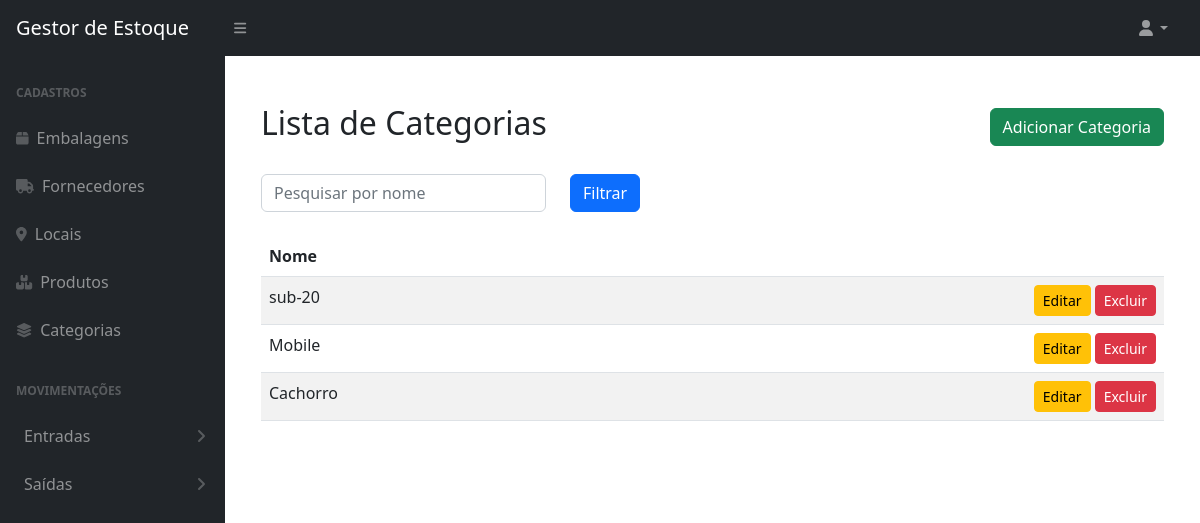
Page /categorias/ on the earlier database version.
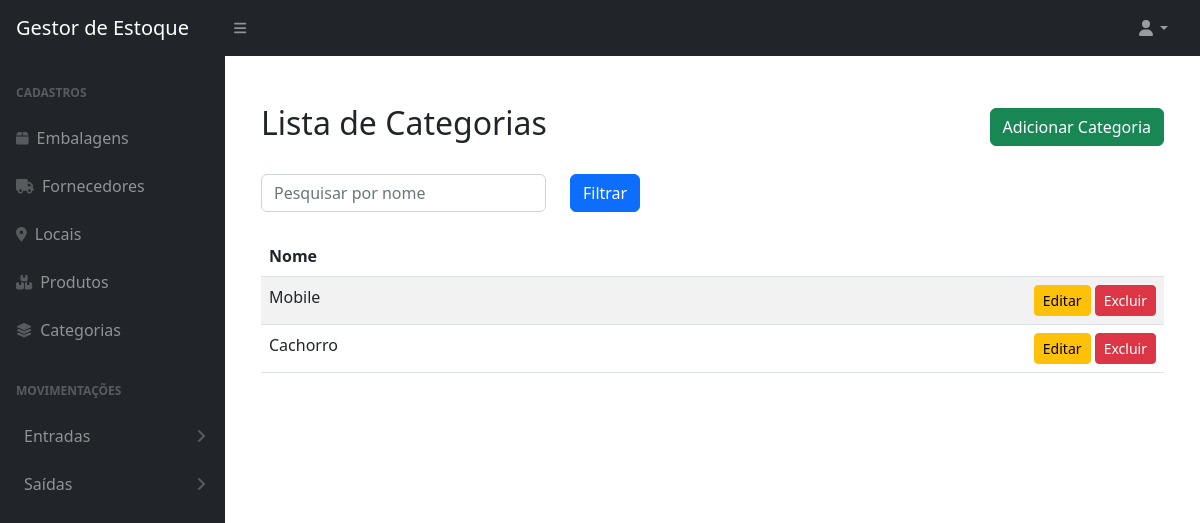
Same page on the later database version.
### produtos/models.py (models this page shows, shortened)
class Categoria(BaseModel):
    nome = models.CharField(
        max_length=100, verbose_name='Nome da categoria', unique=True
    )  # noqa: E501
    class Meta:
        db_table = 'categorias'

### produtos/views.py (the view)
# urls.py: path('categorias/', listar_categorias, name='listar_categorias'),
def listar_categorias(request):
    consulta = request.GET.get('q')
    categorias = Categoria.objects.all()
    if consulta:
        categorias = categorias.filter(nome__icontains=consulta)
    return render(request, 'produtos/listar_categorias.html', {'categorias': categorias})  # noqa: E501

### produtos/templates/produtos/listar_categorias.html
{% extends "base.html" %}
{% block content %}
<div class="container mt-5">
    <div class="d-flex justify-content-between align-items-center mb-4">
        <h2>Lista de Categorias</h2>
        <a href="{% url 'adicionar_categorias' %}" class="btn btn-success">Adicionar Categoria</a>
    </div>
    <form method="get" class="mb-4">
        <div class="row">
            <div class="col-md-4">
                <input type="text" name="q" class="form-control" placeholder="Pesquisar por nome" value="{{ request.GET.q }}">
            </div>
            <div class="col-md-4">
                <button type="submit" class="btn btn-primary">Filtrar</button>
            </div>
        </div>
    </form>
    <div class="table-responsive">
        <table class="table table-striped table-hover">
            <thead class="thead-dark">
                <tr>
                    <th>Nome</th>
                    <th></th>
                </tr>
            </thead>
            <tbody>
                {% for categoria in categorias %}
                <tr>
                    <td>{{ categoria.nome }}</td>
                    <td class="text-end">
                        <a href="{% url 'editar_categorias' categoria.id %}" class="btn btn-warning btn-sm">Editar</a>
                        <a href="{% url 'excluir_categorias' categoria.id %}" class="btn btn-danger btn-sm">Excluir</a>
                    </td>
                </tr>
                {% endfor %}
            </tbody>
        </table>
    </div>
</div>
{% endblock content %}

Differences in the rows shown:
removed Categoria: nome "sub-20"
